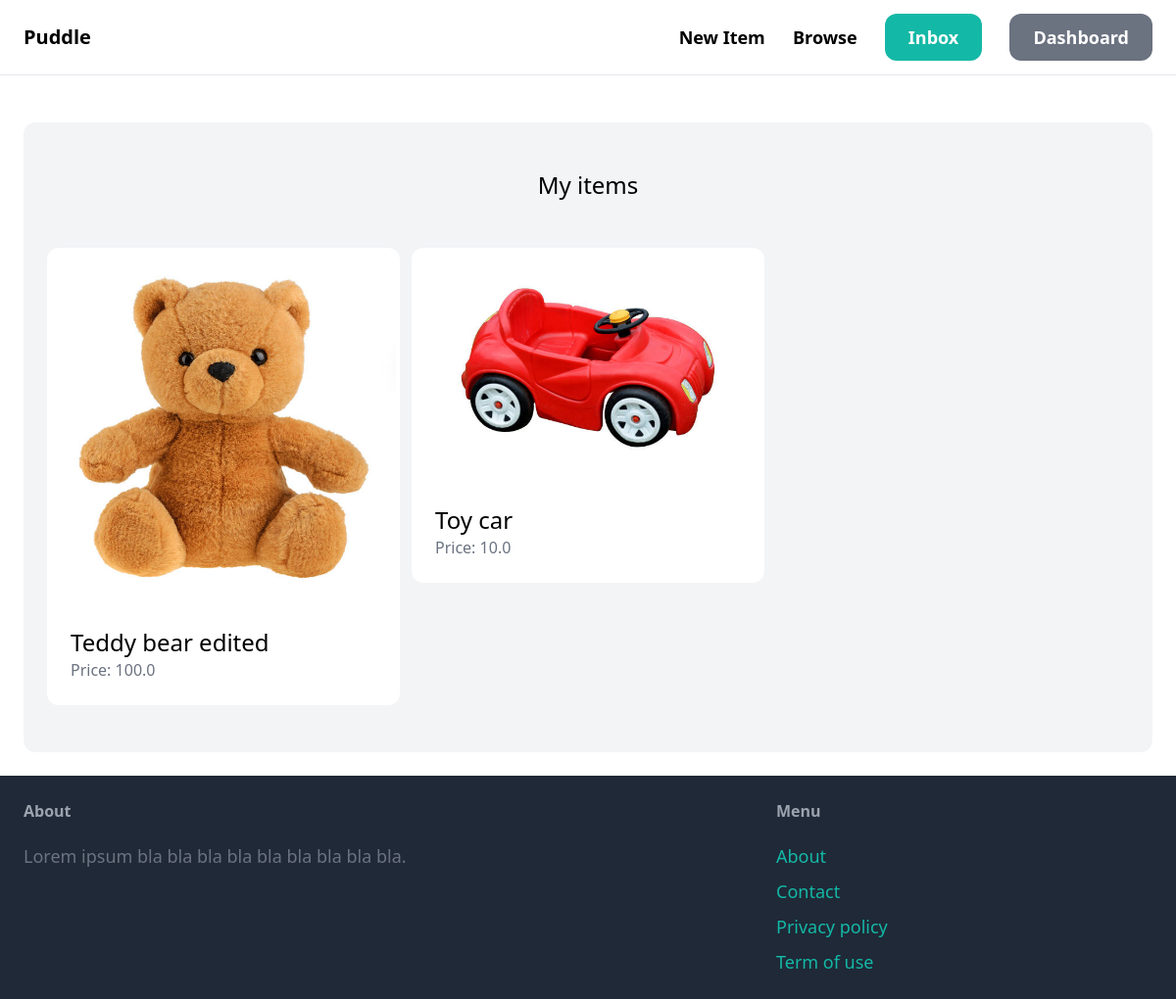
The page /dashboard/ (signed in) on the database its author committed.
### item/models.py (models this page shows, shortened)
class Item(models.Model):
	category = models.ForeignKey(Category, related_name='items', on_delete=models.CASCADE)
	name = models.CharField(max_length=255)
	description = models.TextField(blank=True, null=True)
	price = models.FloatField()
	image = models.ImageField(upload_to='item_images', blank=True, null=True)
	is_sold = models.BooleanField(default=False)
	created_by = models.ForeignKey(User, related_name='items', on_delete=models.CASCADE)
	created_at = models.DateTimeField(auto_now_add=True)

### dashboard/views.py (the view)
# urls.py: path('', views.index, name='index'),
@login_required
def index(request):
	items = Item.objects.filter(created_by=request.user)
	return render(request, 'dashboard/index.html', {'items':items})

### dashboard/templates/dashboard/index.html (shortened to what this page needs)
{% extends 'core/base.html' %}
{% block content %}
	<div class="mt-6 px-6 py-12 bg-gray-100 rounded-xl">
		<h2 class="mb-12 text-2xl text-center">My items</h2>
		<div class="grid grid-cols-3 gap-3">
			{% for item in items %}
				<div>
					<a href="{% url 'item:details' item.id %}">
						<div>
							<img src="{{ item.image.url }}" class="rounded-t-xl">
						</div>
						<div class="p-6 bg-white rounded-b-xl">
							<h2 class="text-2xl">{{ item.name }}</h2>
							<p class="text-gray-500">Price: {{ item.price }}</p>
						</div>
					</a>
				</div>
			{% endfor %}
		</div>
	</div>
{% endblock %}

### rows shown on the page
Item: image (picture), name "Teddy bear edited", price "100.0"
Item: image (picture), name "Toy car", price "10.0"
